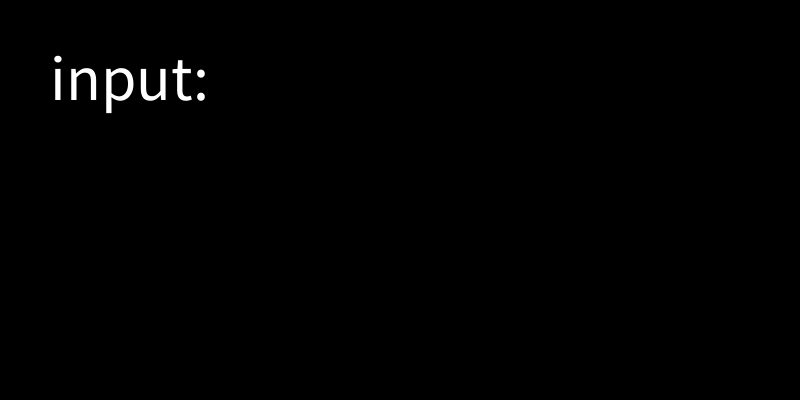
Frame 1 (no input)
Frame 60 (the mouse pressed at the canvas centre just before this capture): identical to frame 1, image omitted
Frame 120 (the mouse held since frame 60 and released just before this capture): identical to frame 1, image omitted

The Processing sketch that drew this single still picture (run headless with seeded random() and noise(); from frame 60 on, the mouse is pressed at the canvas centre):

// Processing sketch: week06_4_backspace_string
// ── week06_4_backspace_string.pde
void setup(){
  size(800,400);
  textSize(64);
}
String line = "";

void draw(){
  background(0);
  text("input: "+ line,50,100);
}
void keyPressed(){
  if(key>='A' && key<='Z') line+= key;
  if(key>='a' && key<='z') line+= key;
  if(key==BACKSPACE && line.length()>0){
    line = line.substring(0,line.length()-1);
  }
}
